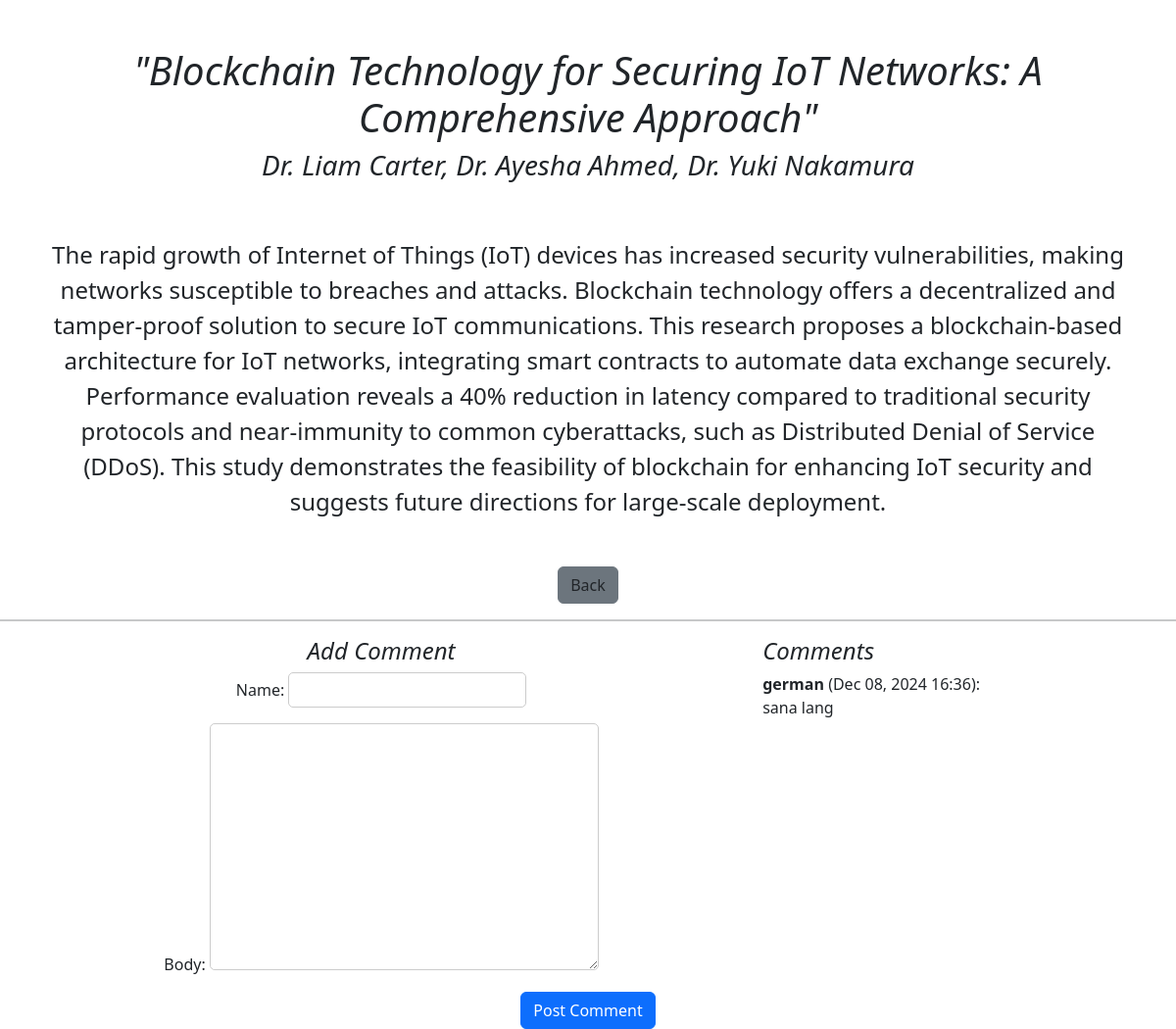
/itlist/1, run on the app's committed database.
### thesis/models.py (models this page shows, shortened)
class itpapers(models.Model):
    Title = models.CharField(max_length=100)
    Authors = models.CharField(max_length=100)
    Abstract = models.TextField()
    tags = TaggableManager()

class itcomment(models.Model):
    name = models.CharField(max_length=100)
    body = models.TextField()
    timestamp = models.DateTimeField(default=timezone.now)
    post = models.ForeignKey('itpapers', on_delete=models.CASCADE, null=True)

### thesis/views.py (the view)
# urls.py: path('itlist/<int:id>', views.itabs, name="itlist"),
def itabs(request, id):
    papers = get_object_or_404(itpapers, id=id)
    post = get_object_or_404(itpapers, pk=id)
    comments = itcomment.objects.filter(post=post)
    if request.method == "POST":
        form = itCommentForm(request.POST)
        if form.is_valid():
            new_comment = form.save(commit=False)
            new_comment.post = post
            new_comment.save()
            return redirect('itlist', id=post.pk)
    else:
        form = CommentForm()
    return render(request, 'itlist.html', {
        'papers': papers,
        'post': post,
        'comments': comments,
        'form': form,
    })

### thesis/forms.py
class CommentForm(forms.ModelForm):
    class Meta:
        model = Comment
        fields = ['name', 'body']

### thesis/templates/itlist.html (shortened to what this page needs)
<!DOCTYPE html>
<html lang="en">
  <head>
    <link href="https://cdn.jsdelivr.net/npm/bootstrap@5.3.3/dist/css/bootstrap.min.css" rel="stylesheet">
  </head>
  <body>
    <center>
    <h1 class="mt-5"><i>{{ papers.Title }}</h1>
    <h3>{{ papers.Authors}}</i></h3><br><br>
    <div class="mx-5 fs-4">{{ papers.Abstract }}</div><br><br>
    <a href="{% url 'it' %}"><button type="button" class="btn btn-secondary text-dark">Back</button></a>
    </center>
    <hr class="border-2">
    <div class="coms float-end" style="margin-right: 200px;">
    <h4><i>Comments</i></h4>
        {% for comment in comments %}
                <strong>{{ comment.name }}</strong> ({{ comment.timestamp|date:"M d, Y H:i" }}):
                <p>{{ comment.body }}</p>
        {% empty %}
            <p>No comments yet.</p>
        {% endfor %}
    </div>
    <div class="add" style="text-align: center;">
    <h4><i>Add Comment</i></h4>
    <form method="post">
        {{ form.as_p }}
    <button type="submit" class="btn btn-primary">Post Comment</button>
    </form>
  </div>
</body>
</html>

### thesis/templates/itlist.html (style rules this page uses)
input, textarea { border-radius: 5px; padding: 5px; border: 1px solid #ccc; }

### data on the page
itpapers: Title "\"Blockchain Technology for Securing IoT Networks: A Comprehensive Approach\"", Authors "Dr. Liam Carter, Dr. Ayesha Ahmed, Dr. Yuki Nakamura", Abstract "The rapid growth of Internet of Things (IoT) devices has increased security vulnerabilities, making networks susceptible to breaches and attacks. Blockchain technology offers a decentralized and tamper-proof solution to secure IoT communications. This research proposes a blockchain-based architecture for IoT networks, integrating smart contracts to automate data exchange securely. Performance evaluation reveals a 40% reduction in latency compared to traditional security protocols and near-immunity to common cyberattacks, such as Distributed Denial of Service (DDoS). This study demonstrates the feasibility of blockchain for enhancing IoT security and suggests future directions for…"
itcomment: name "german", timestamp "Dec 08, 2024 16:36", body "sana lang"
